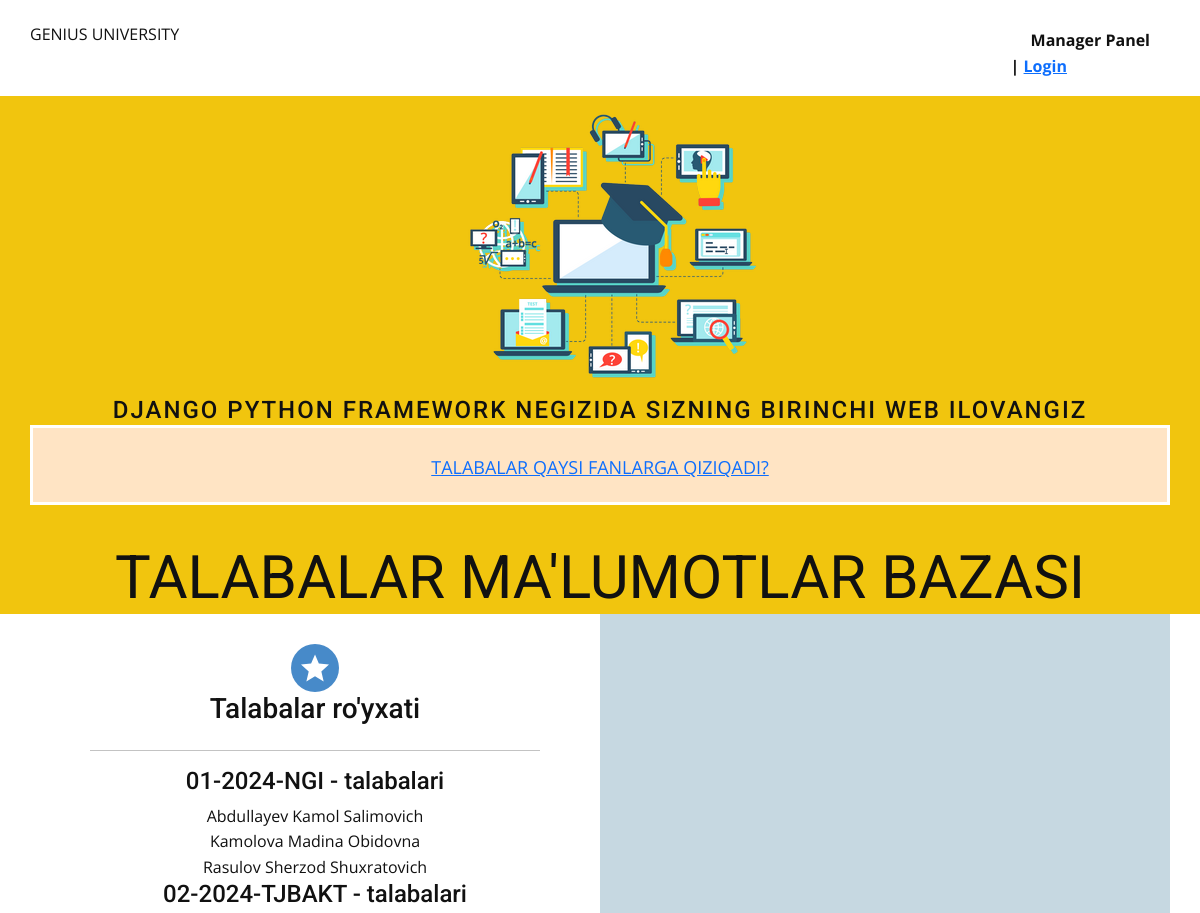
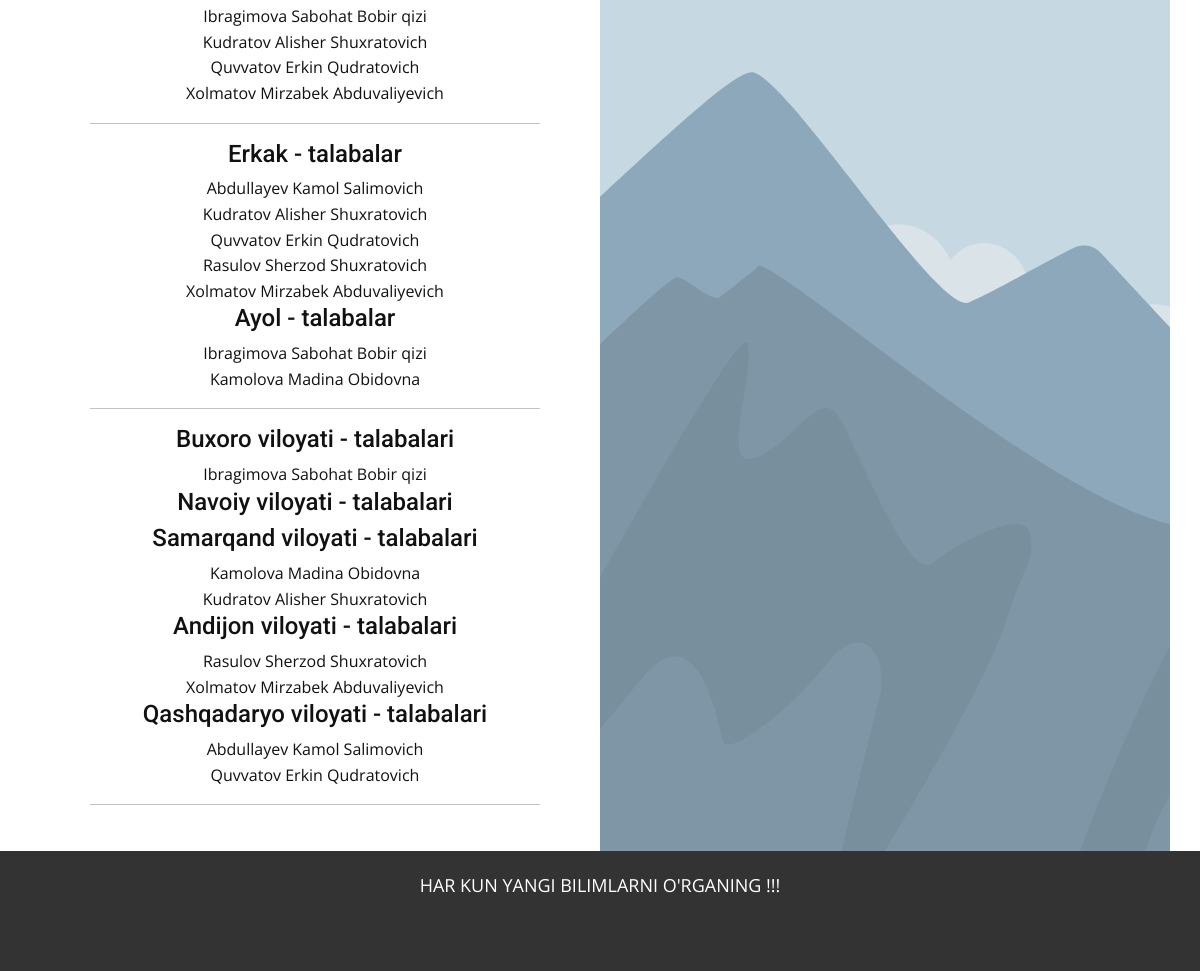
The app's page /talaba_related/ with its own data (2 pictures, top to bottom).
### student/models.py (models this page shows, shortened)
class Guruh(models.Model):
    guruh_raqami = models.CharField(max_length=100)
    guruh_rahbari = models.CharField(max_length=200)
    class Meta:
        managed = True
        db_table = 'guruh'
        verbose_name = "Guruh"
        verbose_name_plural = "Guruhlar"
    def __str__(self):
        return self.guruh_raqami

class Talaba(models.Model):
    familiya = models.CharField(max_length=50)
    ism = models.CharField(max_length=50)
    otasining_ismi = models.CharField(max_length=50)
    tavallud_kuni = models.DateField()
    yashash_manzili = models.CharField(max_length=200)
    telefon_raqami = models.CharField(max_length=100)
    guruh = models.ForeignKey('Guruh', on_delete=models.DO_NOTHING, db_column='guruh', related_name='talabalar')
    jinsi = models.ForeignKey('Jinsi', on_delete=models.DO_NOTHING, db_column='jinsi', related_name='talabalar')
    viloyat = models.ForeignKey('Viloyatlar', on_delete=models.DO_NOTHING, db_column='viloyat', related_name='talabalar')
    fanlar = models.ManyToManyField('Fanlar')
    image = models.ImageField(upload_to='images')
    created_by = CurrentUserField()
    slug = models.SlugField()
    class Meta:
        managed = True
        db_table = 'talaba'
        ordering = ["familiya"]
        verbose_name = "Talaba"
        verbose_name_plural = "Talabalar"
    def fullname(self):
        return f"{self.familiya} {self.ism} {self.otasining_ismi}"

class Jinsi(models.Model):
    jins = models.CharField(max_length=5)
    class Meta:
        managed = True
        db_table = 'jinsi'
        verbose_name = "Jins"
        verbose_name_plural = "Jinslar"
    def __str__(self):
        return self.jins

class Viloyatlar(models.Model):
    viloyat_nomi = models.CharField(max_length=100)
    class Meta:
        managed = True
        db_table = 'viloyatlar'
        verbose_name = "Viloyat"
        verbose_name_plural = "Viloyatlar"
    def __str__(self):
        return self.viloyat_nomi

### student/views.py (the view)
# urls.py: path('talaba_related/', talaba_related, name='talaba_related'),
def talaba_related(request):
    guruhlar = Guruh.objects.all()
    jinslar = Jinsi.objects.all()
    viloyat = Viloyatlar.objects.all()
    return render(request,
                  'talaba_related.html',
                  {'guruhlar' : guruhlar,
                  'jinslar' : jinslar,
                  'viloyat' : viloyat})

### student/templates/talaba_related.html
{% extends 'base.html' %}
{% block 'data' %}
    <h3>Talabalar ro'yxati</h3><hr>
    {% for x in guruhlar %}
    <h4>        {{ x }} - talabalari</br>    </h4>
        {% for y in x.talabalar.all %}
            {{ y.fullname }}</br>
        {% endfor %}
    {% endfor %}
    <hr>
    {% for x in jinslar %}
    <h4>        {{ x }} - talabalar</br>    </h4>
        {% for y in x.talabalar.all %}
            {{ y.fullname }}</br>
        {% endfor %}
    {% endfor %}
    <hr>
    {% for x in viloyat %}
    <h4>        {{ x }} - talabalari</br>    </h4>
        {% for y in x.talabalar.all %}
            {{ y.fullname }}</br>
        {% endfor %}
    {% endfor %}
    <hr>
{% endblock %}
{% block 'footer' %}
    <p>HAR KUN YANGI BILIMLARNI O'RGANING !!!</p>
{% endblock %}

### records on screen
Guruh: guruh_raqami "01-2024-NGI"
Talaba: fullname "Abdullayev Kamol Salimovich"
Talaba: fullname "Kamolova Madina Obidovna"
Talaba: fullname "Rasulov Sherzod Shuxratovich"
Guruh: guruh_raqami "02-2024-TJBAKT"
Talaba: fullname "Ibragimova Sabohat Bobir qizi"
Talaba: fullname "Kudratov Alisher Shuxratovich"
Talaba: fullname "Quvvatov Erkin Qudratovich"
Talaba: fullname "Xolmatov Mirzabek Abduvaliyevich"
Jinsi: jins "Erkak"
Jinsi: jins "Ayol"
Viloyatlar: viloyat_nomi "Buxoro viloyati"
Viloyatlar: viloyat_nomi "Navoiy viloyati"
Viloyatlar: viloyat_nomi "Samarqand viloyati"
Viloyatlar: viloyat_nomi "Andijon viloyati"
Viloyatlar: viloyat_nomi "Qashqadaryo viloyati"
